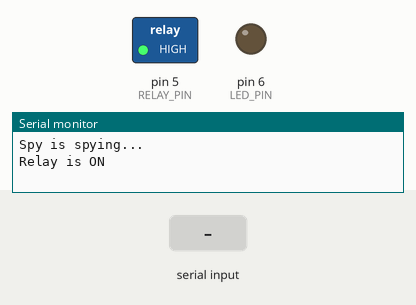
Simulated run of this program. Board: Arduino Pro Mini, built with avr-gcc and run on an emulated ATmega328P. Shown: switched loads named in the program (green lamp = pin HIGH), output pins drawn as LEDs (lit = HIGH), the last lines printed to the serial monitor. Inputs (shaded band) come from the test bench.

Above: at 2.2 s.
2.3 s: "STO\n" received over the second serial link
At 2.8 s:
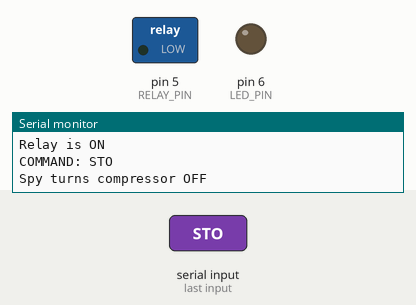
3.8 s: "RUN\n" received over the second serial link
At 5.1 s:
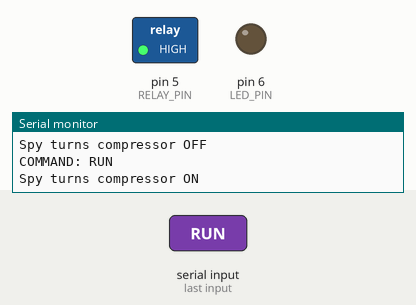
Timing chart, 0 to 6.8 s (numbered marks = the images above; inputs shaded):
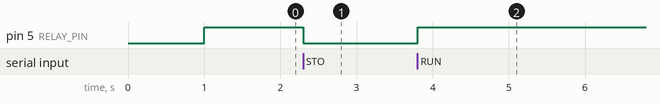

The program:

main.cpp
```cpp
// Import required libraries

#include <Arduino.h>
#include <SoftwareSerial.h>

/**************************************************************************
 *          OBIEKTY
 *************************************************************************/
#define RELAY_PIN 5
#define LED_PIN 6

SoftwareSerial SerialSpy (2,3); // Input (data from devices)
char buffor;
String commandString;
String commandStop1 = "STO\r";
String commandStop2 = "STOP";
String commandRun1 = "RUN\r";

bool relayState;

//Funkcje
void  parseAndDoCommand (String command);


/**************************************************************************
 *          AKCJA !!!
 *************************************************************************/
void setup() {
    // Serial port for debugging purposes
    Serial.begin(2400);
    SerialSpy.begin(2400);
    Serial.println("Spy is spying...");
    pinMode(RELAY_PIN, OUTPUT);
    pinMode(LED_PIN, OUTPUT);
    delay(1000);
    digitalWrite(RELAY_PIN, HIGH);
    Serial.println("Relay is ON");
    digitalWrite(LED_PIN, HIGH);
}

void loop() {
    while (SerialSpy.available()) {
        buffor = SerialSpy.read();
        if (buffor=='\n') {
            //Serial.print("Spy said: ");
            // Serial.println(commandString);
            parseAndDoCommand(commandString);
            commandString = "";
        } else if (buffor == '\r') {
            // ignore it!
        } else {
            commandString += buffor;
        }
    }

    // Sprawdzam stan przekaznika, jesli on - zaswiecam diode
    relayState ? digitalWrite(LED_PIN, HIGH) : digitalWrite(LED_PIN, LOW);

}

void parseAndDoCommand (String command) {
    Serial.print("COMMAND: "); Serial.println(command);
  if (command == "STO") {
        Serial.println ("Spy turns compressor OFF");
        digitalWrite(RELAY_PIN, LOW);
        relayState = false;
    } else if (command == "RUN") {
    // Relay to 1
        Serial.println ("Spy turns compressor ON");
        digitalWrite(RELAY_PIN, HIGH);
        relayState = false;
    } else {
        //Serial.println ("Spy doesn't know what to do");
    }
}
```

Measured:
- after the input at 2.3 s, pin 5 (RELAY_PIN): HIGH → LOW at once
- after the input at 3.8 s, pin 5 (RELAY_PIN): LOW → HIGH at once
